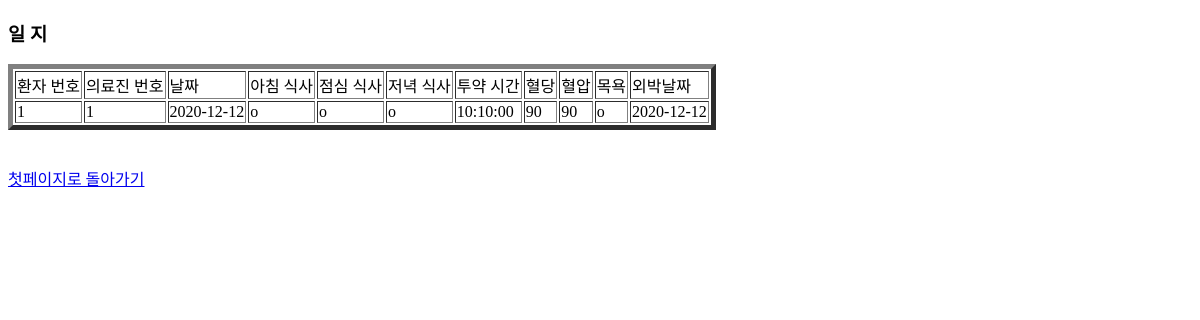
Before: /view with the older database file.
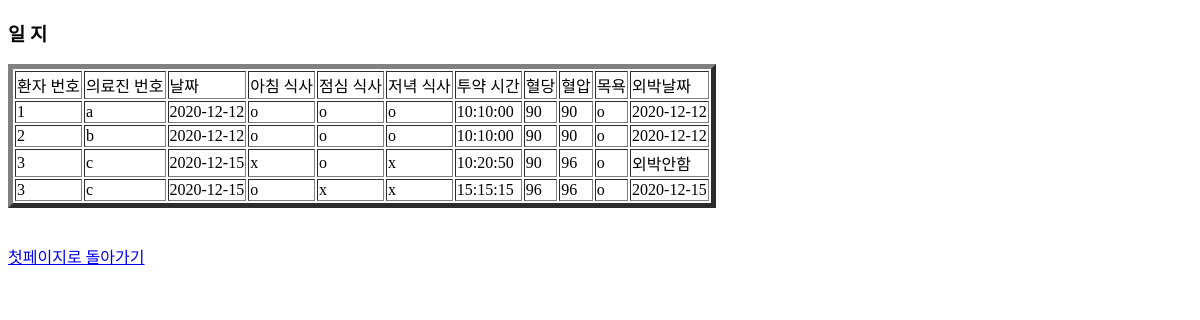
After: the same page with the newer database file.
### tables this page shows
CREATE TABLE care (
    p_id NUMBER(8),
    m_id VARCHAR(2),
    dates DATE,
    breakfast CHAR(1),
    lunch CHAR(1),
    dinner CHAR(1),
    medicine TIME,
    blood_sugar VARCHAR(5),
    blood_pressure VARCHAR(5),
    bath char(1),
    overnight VARCHAR(12),
    FOREIGN KEY(p_id) REFERENCES patient(id),
    FOREIGN KEY(m_id) REFERENCES Medical_staff(id)
);

### hello.py (the view)
@app.route('/view')
def view():
        db = sqlite3.connect("hospital.db")
        db.row_factory = sqlite3.Row
        items = db.execute('select * from care'
        ).fetchall()
        return render_template("view.html",rows=items)

### templates/view.html (shortened to what this page needs)
<!DOCTYPE html>
 <html>
 <head>
 </head>
 <body>
 <h3>일 지</h3>
 <table border=5>
 <thead>
 <td>환자 번호</td>
 <td>의료진 번호</td>
 <td>날짜</td>
 <td>아침 식사</td>
 <td>점심 식사</td>
 <td>저녁 식사</td>
 <td>투약 시간</td>
 <td>혈당</td>
 <td>혈압</td>
 <td>목욕</td>
 <td>외박날짜</td>
 </thead>
 {% for row in rows %}
 <tr>
 <td>{{row["p_id"]}}</td>
 <td>{{row["m_id"]}}</td>
 <td>{{row["dates"]}}</td>
 <td>{{row["breakfast"]}}</td>
 <td>{{row["lunch"]}}</td>
 <td>{{row["dinner"]}}</td>
 <td>{{row["medicine"]}}</td>
 <td>{{row["blood_sugar"]}}</td>
 <td>{{row["blood_pressure"]}}</td>
 <td>{{row["bath"]}}</td>
 <td>{{row["overnight"]}}</td>
 </tr>
 {% endfor %}
 </table>
 <br><br>
 <a href="/">첫페이지로 돌아가기</a>
 </body>
 </html>

Changed rows visible on the page:
changed care (number 1 of 4 on the later page): m_id "1" → "a"
added care: p_id "2", m_id "b", dates "2020-12-12", breakfast "o", lunch "o", dinner "o", medicine "10:10:00", blood_sugar "90", blood_pressure "90", bath "o", overnight "2020-12-12"
added care: p_id "3", m_id "c", dates "2020-12-15", breakfast "x", lunch "o", dinner "x", medicine "10:20:50", blood_sugar "90", blood_pressure "96", bath "o", overnight "외박안함"
added care: p_id "3", m_id "c", dates "2020-12-15", breakfast "o", lunch "x", dinner "x", medicine "15:15:15", blood_sugar "96", blood_pressure "96", bath "o", overnight "2020-12-15"
